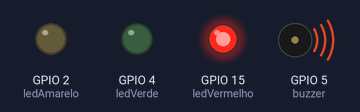
Bench run of a sketch on a simulated ESP32. Parts: output pins drawn as LEDs (lit = HIGH), buzzer (waves = sounding).

Above: at 0.4 s.
At 2.8 s:
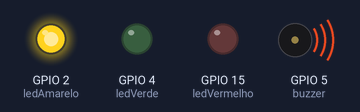
At 3.8 s:
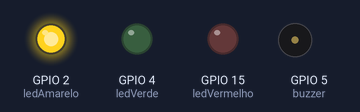
At 5.0 s:
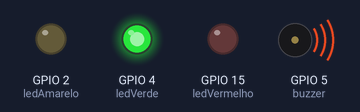
At 7.3 s:
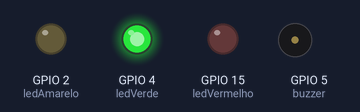
At 10.6 s:
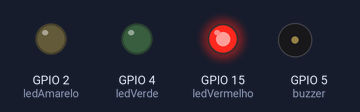
Timing chart, 0 to 11.7 s (numbered marks = the images above):
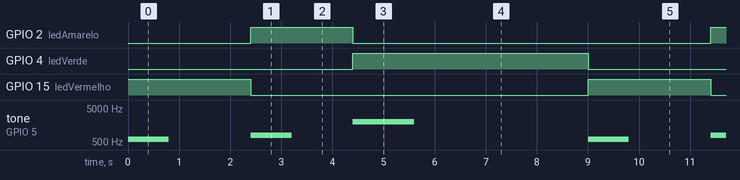

The sketch:

teste-esp32-semaforo.ino
```cpp
#define ledVermelho 15
#define ledAmarelo 2
#define ledVerde 4

#define buzzer 5

void config()
{
  pinMode(ledVermelho, OUTPUT);
  pinMode(ledAmarelo, OUTPUT);
  pinMode(ledVerde, OUTPUT);
  pinMode(buzzer, OUTPUT);
}

void vermelho()
{
  digitalWrite(ledVermelho, HIGH);
  digitalWrite(ledAmarelo, LOW);
  digitalWrite(ledVerde, LOW);

  tone(buzzer, 600);
  delay(800);
  noTone(buzzer);

  delay(1600);
}

void amarelo()
{
  digitalWrite(ledVermelho, LOW);
  digitalWrite(ledAmarelo, HIGH);
  digitalWrite(ledVerde, LOW);

  tone(buzzer, 800);
  delay(800);
  noTone(buzzer);

  delay(1200);

}

void verde()
{
  digitalWrite(ledVermelho, LOW);
  digitalWrite(ledAmarelo, LOW);
  digitalWrite(ledVerde, HIGH);

  tone(buzzer, 2000);
  delay(1200);
  noTone(buzzer);

  delay(1400);
}

void setup()
{
  config();
}

void loop()
{
  vermelho();
  amarelo();
  verde();

  delay(2000);
}
```

Measured:
- by itself, GPIO 2 (ledAmarelo): alternates HIGH for 2.0 s and LOW for 7.0 s
- by itself, GPIO 4 (ledVerde): alternates HIGH for 4.6 s and LOW for 4.4 s
- by itself, GPIO 15 (ledVermelho): alternates HIGH for 2.4 s and LOW for 6.6 s
- by itself, tone on GPIO 5 (buzzer): repeats every 9.0 s: silent 1.6 s, 800 Hz 0.80 s, silent 1.2 s, 2000 Hz 1.2 s, silent 3.4 s, 600 Hz 0.80 s
